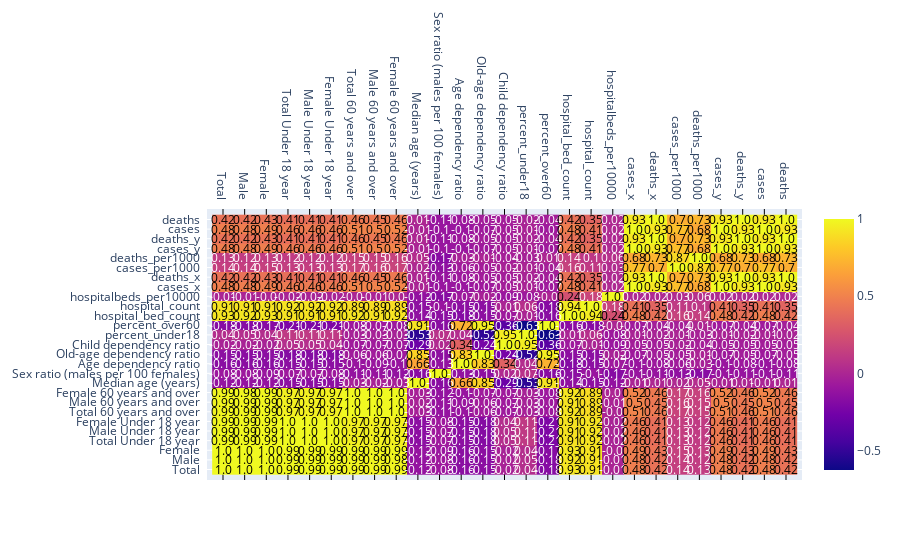

Notebook code cell kept with this figure:
### Code cell
# correlation table
covid_corr = df_county_health.corr()

# make an annotated heatmap
county_covid19_heatmap = ff.create_annotated_heatmap(z = covid_corr.values, 
                                       x=list(covid_corr.columns), 
                                       y=list(covid_corr.index), 
                                       annotation_text=covid_corr.round(2).values, 
                                       showscale = True 
                                       )
county_covid19_heatmap
